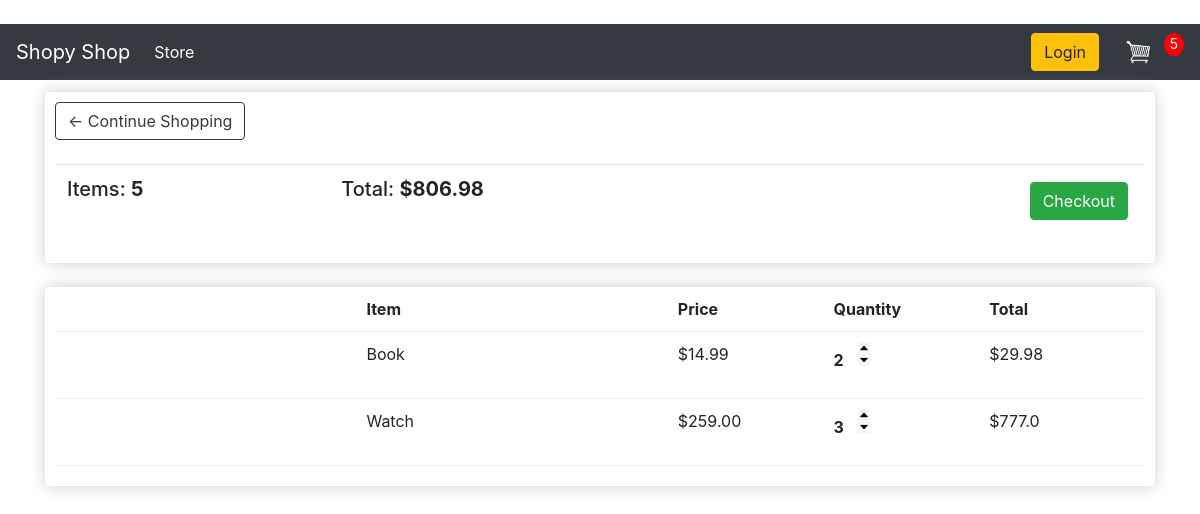
The app's page /cart/ (signed in), older data.
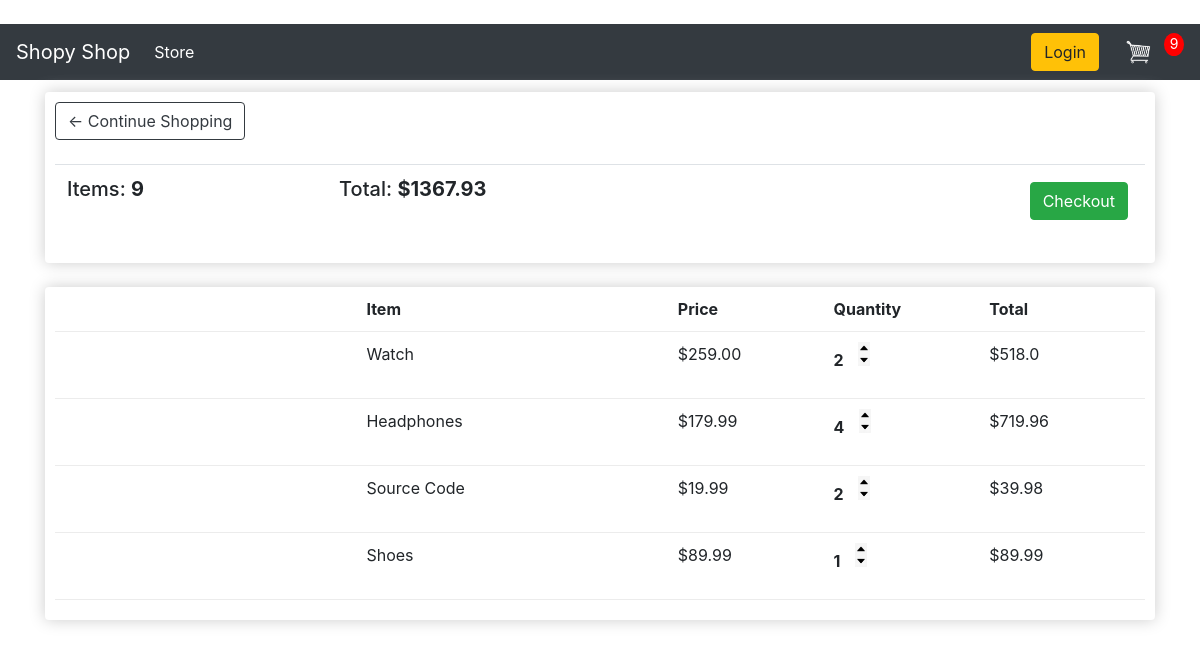
The same page, newer data.
### store/models.py (models this page shows, shortened)
class Order(models.Model):
    customer = models.ForeignKey(Customer , on_delete=models.SET_NULL , blank=True , null=True)
    date_ordered = models.DateTimeField(auto_now_add=True)
    complete = models.BooleanField(default=False , null=True)
    transaction_id = models.CharField(max_length=200 , null=True)
    @property
    def get_cart_total(self):
        orderitems = self.orderitem_set.all()
        total = sum([item.get_total for item in orderitems])
        return total
    @property
    def get_cart_items(self):
        orderitems = self.orderitem_set.all()
        total = sum([item.quanity for item in orderitems])
        return total

class OrderItem(models.Model):
    product = models.ForeignKey(Product , on_delete=models.SET_NULL , null=True)
    order = models.ForeignKey(Order , on_delete=models.SET_NULL , null=True)
    quanity = models.IntegerField(default=0 , null=True , blank=True)
    date_added = models.DateTimeField(auto_now_add=True)
    @property
    def get_total(self):
        total = self.product.price * self.quanity
        return total

class Product(models.Model):
    name = models.CharField(max_length=200 , null=True)
    price = models.FloatField()
    digital = models.BooleanField(default=False , null=True , blank=False)
    image = CloudinaryField('images/' , default='')
    @property
    def imageURL(self):
        try:
            url = self.image.url
        except:
            url = ''
        return url

### store/views.py (the view)
# urls.py: path('cart/' , views.cart , name="cart"),
def cart(request):
    if request.user.is_authenticated:
        customer = request.user.customer
        order ,  created = Order.objects.get_or_create(customer = customer , complete=False)
        items = order.orderitem_set.all()
        cartItems = order.get_cart_items
    else:
        items=[]
        order = {'get_cart_total': 0 , 'get_cart_items':0 , 'shipping':False }
        cartItems = order['get_cart_items']
    message = "This is the cart page"
    context = {'items':items , "order":order , 'cartItems':cartItems}
    return render (request , 'store/cart.html' , context)

### store/templates/store/cart.html (shortened to what this page needs)
{% extends 'store/main.html' %}
{% load static %}
{% block content %}
<div class="row">
    <div class="col-lg-12">
        <div class="box-element">
            <a class="btn btn-outline-dark" href="{% url 'store' %}"> &#x2190; Continue Shopping </a>
            <br>
            <br>
            <table class="table">
                <tr>
                    <th>
                        <h5>Items: <strong> {{order.get_cart_items}} </strong></h5>
                    </th>
                    <th>
                        <h5>Total: <strong> ${{order.get_cart_total|floatformat:2}} </strong></h5>
                    </th>
                    <th>
                        <a style="float: right; margin: 5px;" class="btn btn-success" href="{% url 'checkout' %}">
                            Checkout </a>
                    </th>
                </tr>
            </table>
        </div>
        <br>
        <div class="box-element">
            <div class="cart-row">
                <div style="flex: 2;"></div>
                <div style="flex: 2;"><strong>Item</strong></div>
                <div style="flex: 1;"><strong>Price</strong></div>
                <div style="flex: 1;"><strong>Quantity</strong></div>
                <div style="flex: 1;"><strong>Total</strong></div>
            </div>
            {% for item in items  %}
            <div class="cart-row">
                <div style="flex: 2;">
                </div>
                <div style="flex: 2;"> {{item.product.name}} </div>
                <div style="flex: 1;"> ${{item.product.price|floatformat:2}}</div>
                <div style="flex: 1;">
                    <p class="quantity">{{item.quanity}}</p>
                    <div class="quantity">
                        <img data-product="{{item.product.id}}" data-action="add" class="change-quantity update-cart" src="{% static 'images/aroww-up.png' %}" alt="">
                        <img data-product="{{item.product.id}}" data-action="remove" class="change-quantity update-cart" src="{% static 'images/arroww-down.png' %}" alt="">
                    </div>
                </div>
                <div style="flex: 1;"> ${{item.get_total}} </div>
            </div>
            {% endfor %}
        </div>
    </div>
</div>
{% endblock content %}

Row changes from the older to the newer data that the page shows:
removed OrderItem: product.name "Book", product.price "14.99", quanity "2", get_total "29.98"
changed through a linked row, Order: get_cart_items "5" → "9"; get_cart_total "806.98" → "1367.93"
changed OrderItem "Watch": quanity "3" → "2"; get_total "777.0" → "518.0"
added OrderItem: product.name "Headphones", product.price "179.99", quanity "4", get_total "719.96"
added OrderItem: product.name "Source Code", product.price "19.99", quanity "2", get_total "39.98"
added OrderItem: product.name "Shoes", product.price "89.99", quanity "1", get_total "89.99"
Text that changed along with them:
{{ cartItems }}: "5" → "9"
